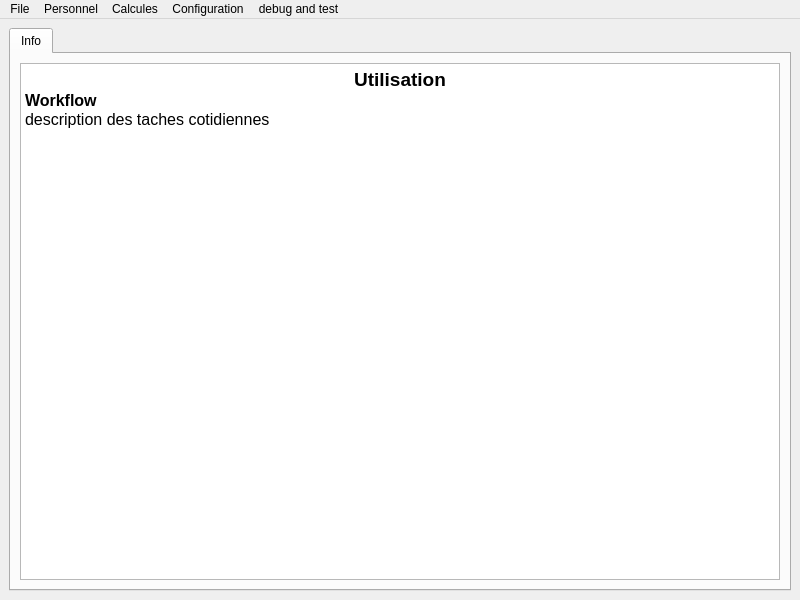
<?xml version="1.0" encoding="UTF-8"?>
<ui version="4.0">
 <class>MainWindow</class>
 <widget class="QMainWindow" name="MainWindow">
  <property name="geometry">
   <rect>
    <x>0</x>
    <y>0</y>
    <width>800</width>
    <height>600</height>
   </rect>
  </property>
  <property name="windowTitle">
   <string>MainWindow</string>
  </property>
  <widget class="QWidget" name="centralWidget">
   <layout class="QVBoxLayout" name="verticalLayout">
    <item>
     <widget class="QTabWidget" name="tabWidget">
      <property name="currentIndex">
       <number>0</number>
      </property>
      <property name="tabsClosable">
       <bool>false</bool>
      </property>
      <property name="movable">
       <bool>true</bool>
      </property>
      <widget class="QWidget" name="info">
       <attribute name="title">
        <string>Info</string>
       </attribute>
       <attribute name="toolTip">
        <string>Manuel Utilisation GPT</string>
       </attribute>
       <layout class="QVBoxLayout" name="verticalLayout_2">
        <item>
         <widget class="QTextBrowser" name="textBrowser">
          <property name="html">
           <string>&lt;!DOCTYPE HTML PUBLIC &quot;-//W3C//DTD HTML 4.0//EN&quot; &quot;http://www.w3.org/TR/REC-html40/strict.dtd&quot;&gt;
&lt;html&gt;&lt;head&gt;&lt;meta name=&quot;qrichtext&quot; content=&quot;1&quot; /&gt;&lt;style type=&quot;text/css&quot;&gt;
p, li { white-space: pre-wrap; }
&lt;/style&gt;&lt;/head&gt;&lt;body style=&quot; font-family:'Noto Sans'; font-size:10.5pt; font-weight:400; font-style:normal;&quot;&gt;
&lt;p align=&quot;center&quot; style=&quot; margin-top:0px; margin-bottom:0px; margin-left:0px; margin-right:0px; -qt-block-indent:0; text-indent:0px;&quot;&gt;&lt;span style=&quot; font-size:14pt; font-weight:600;&quot;&gt;Utilisation&lt;/span&gt;&lt;/p&gt;
&lt;p style=&quot; margin-top:0px; margin-bottom:0px; margin-left:0px; margin-right:0px; -qt-block-indent:0; text-indent:0px;&quot;&gt;&lt;span style=&quot; font-size:12pt; font-weight:600;&quot;&gt;Workflow&lt;/span&gt;&lt;/p&gt;
&lt;p style=&quot; margin-top:0px; margin-bottom:0px; margin-left:0px; margin-right:0px; -qt-block-indent:0; text-indent:0px;&quot;&gt;&lt;span style=&quot; font-size:12pt;&quot;&gt;description des taches cotidiennes&lt;/span&gt;&lt;/p&gt;&lt;/body&gt;&lt;/html&gt;</string>
          </property>
         </widget>
        </item>
       </layout>
      </widget>
     </widget>
    </item>
   </layout>
  </widget>
  <widget class="QMenuBar" name="menuBar">
   <property name="geometry">
    <rect>
     <x>0</x>
     <y>0</y>
     <width>800</width>
     <height>28</height>
    </rect>
   </property>
   <widget class="QMenu" name="menuFile">
    <property name="title">
     <string>File</string>
    </property>
    <addaction name="actionQuit"/>
   </widget>
   <widget class="QMenu" name="menuPersonnel">
    <property name="title">
     <string>Personnel</string>
    </property>
    <addaction name="actionlecture_pointeuse"/>
    <addaction name="actionPointage_Brute"/>
    <addaction name="actionListe_de_Pointage"/>
    <addaction name="actionListe_ptModel"/>
   </widget>
   <widget class="QMenu" name="menuConfiguration">
    <property name="title">
     <string>Configuration</string>
    </property>
   </widget>
   <widget class="QMenu" name="menuCalcules">
    <property name="title">
     <string>Calcules</string>
    </property>
    <addaction name="actionCalcule_Pointage"/>
   </widget>
   <widget class="QMenu" name="menudebug_and_test">
    <property name="title">
     <string>debug and test</string>
    </property>
    <addaction name="actionListe_des_personnels"/>
   </widget>
   <addaction name="menuFile"/>
   <addaction name="menuPersonnel"/>
   <addaction name="menuCalcules"/>
   <addaction name="menuConfiguration"/>
   <addaction name="menudebug_and_test"/>
  </widget>
  <action name="actionQuit">
   <property name="text">
    <string>Quit</string>
   </property>
  </action>
  <action name="actionListe_des_personnels">
   <property name="text">
    <string>Liste des personnels</string>
   </property>
  </action>
  <action name="actionListe_de_Pointage">
   <property name="text">
    <string>Liste de Pointage</string>
   </property>
  </action>
  <action name="actionCalcule_Pointage">
   <property name="text">
    <string>Calcule Pointage</string>
   </property>
  </action>
  <action name="actionListe_ptModel">
   <property name="text">
    <string>Liste ptModel</string>
   </property>
  </action>
  <action name="actionlecture_pointeuse">
   <property name="text">
    <string>lecture pointeuse</string>
   </property>
  </action>
  <action name="actionPointage_Brute">
   <property name="text">
    <string>Pointage Brute</string>
   </property>
  </action>
 </widget>
 <resources/>
 <connections/>
</ui>
